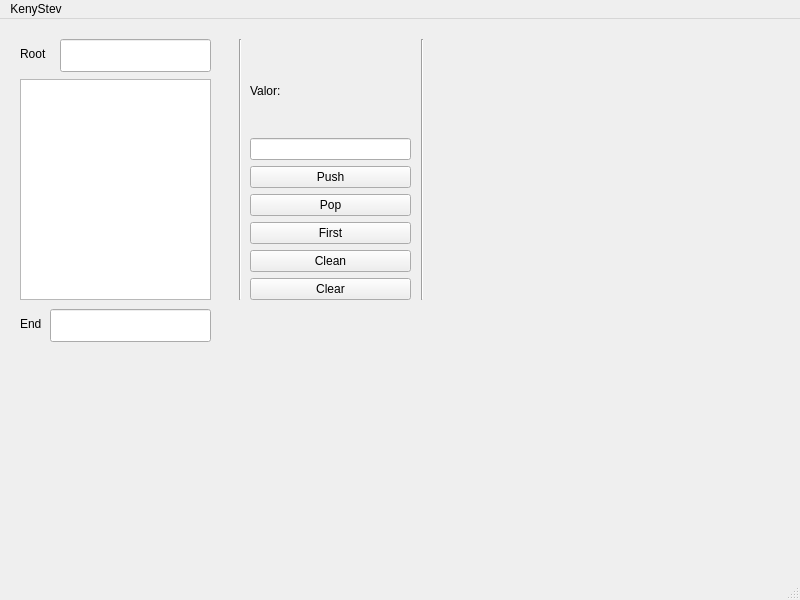
<?xml version="1.0" encoding="UTF-8"?>
<ui version="4.0">
 <class>Queue</class>
 <widget class="QMainWindow" name="Queue">
  <property name="geometry">
   <rect>
    <x>0</x>
    <y>0</y>
    <width>800</width>
    <height>600</height>
   </rect>
  </property>
  <property name="windowTitle">
   <string>MainWindow</string>
  </property>
  <widget class="QWidget" name="centralwidget">
   <widget class="Line" name="line_2">
    <property name="geometry">
     <rect>
      <x>412</x>
      <y>20</y>
      <width>20</width>
      <height>261</height>
     </rect>
    </property>
    <property name="orientation">
     <enum>Qt::Vertical</enum>
    </property>
   </widget>
   <widget class="QLabel" name="label">
    <property name="geometry">
     <rect>
      <x>20</x>
      <y>20</y>
      <width>31</width>
      <height>30</height>
     </rect>
    </property>
    <property name="text">
     <string>Root</string>
    </property>
   </widget>
   <widget class="Line" name="line">
    <property name="geometry">
     <rect>
      <x>230</x>
      <y>20</y>
      <width>20</width>
      <height>261</height>
     </rect>
    </property>
    <property name="orientation">
     <enum>Qt::Vertical</enum>
    </property>
   </widget>
   <widget class="QWidget" name="layoutWidget">
    <property name="geometry">
     <rect>
      <x>250</x>
      <y>30</y>
      <width>161</width>
      <height>251</height>
     </rect>
    </property>
    <layout class="QVBoxLayout" name="verticalLayout">
     <item>
      <widget class="QLabel" name="label_2">
       <property name="text">
        <string>Valor:</string>
       </property>
      </widget>
     </item>
     <item>
      <widget class="QLineEdit" name="txtValor"/>
     </item>
     <item>
      <widget class="QPushButton" name="btnPush">
       <property name="text">
        <string>Push</string>
       </property>
      </widget>
     </item>
     <item>
      <widget class="QPushButton" name="btnPop">
       <property name="text">
        <string>Pop</string>
       </property>
      </widget>
     </item>
     <item>
      <widget class="QPushButton" name="btnFirst">
       <property name="text">
        <string>First</string>
       </property>
      </widget>
     </item>
     <item>
      <widget class="QPushButton" name="btnClean">
       <property name="text">
        <string>Clean</string>
       </property>
      </widget>
     </item>
     <item>
      <widget class="QPushButton" name="btnClear">
       <property name="text">
        <string>Clear</string>
       </property>
      </widget>
     </item>
    </layout>
   </widget>
   <widget class="QListWidget" name="listQueue">
    <property name="geometry">
     <rect>
      <x>20</x>
      <y>60</y>
      <width>191</width>
      <height>221</height>
     </rect>
    </property>
   </widget>
   <widget class="QLineEdit" name="txtRoot">
    <property name="geometry">
     <rect>
      <x>60</x>
      <y>20</y>
      <width>151</width>
      <height>33</height>
     </rect>
    </property>
   </widget>
   <widget class="QLineEdit" name="txtEnd">
    <property name="geometry">
     <rect>
      <x>50</x>
      <y>290</y>
      <width>161</width>
      <height>33</height>
     </rect>
    </property>
   </widget>
   <widget class="QLabel" name="label_3">
    <property name="geometry">
     <rect>
      <x>20</x>
      <y>290</y>
      <width>31</width>
      <height>30</height>
     </rect>
    </property>
    <property name="text">
     <string>End</string>
    </property>
   </widget>
  </widget>
  <widget class="QMenuBar" name="menubar">
   <property name="geometry">
    <rect>
     <x>0</x>
     <y>0</y>
     <width>800</width>
     <height>27</height>
    </rect>
   </property>
   <widget class="QMenu" name="menuKenyStev">
    <property name="title">
     <string>KenyStev</string>
    </property>
   </widget>
   <addaction name="menuKenyStev"/>
  </widget>
  <widget class="QStatusBar" name="statusbar"/>
 </widget>
 <resources/>
 <connections/>
</ui>
